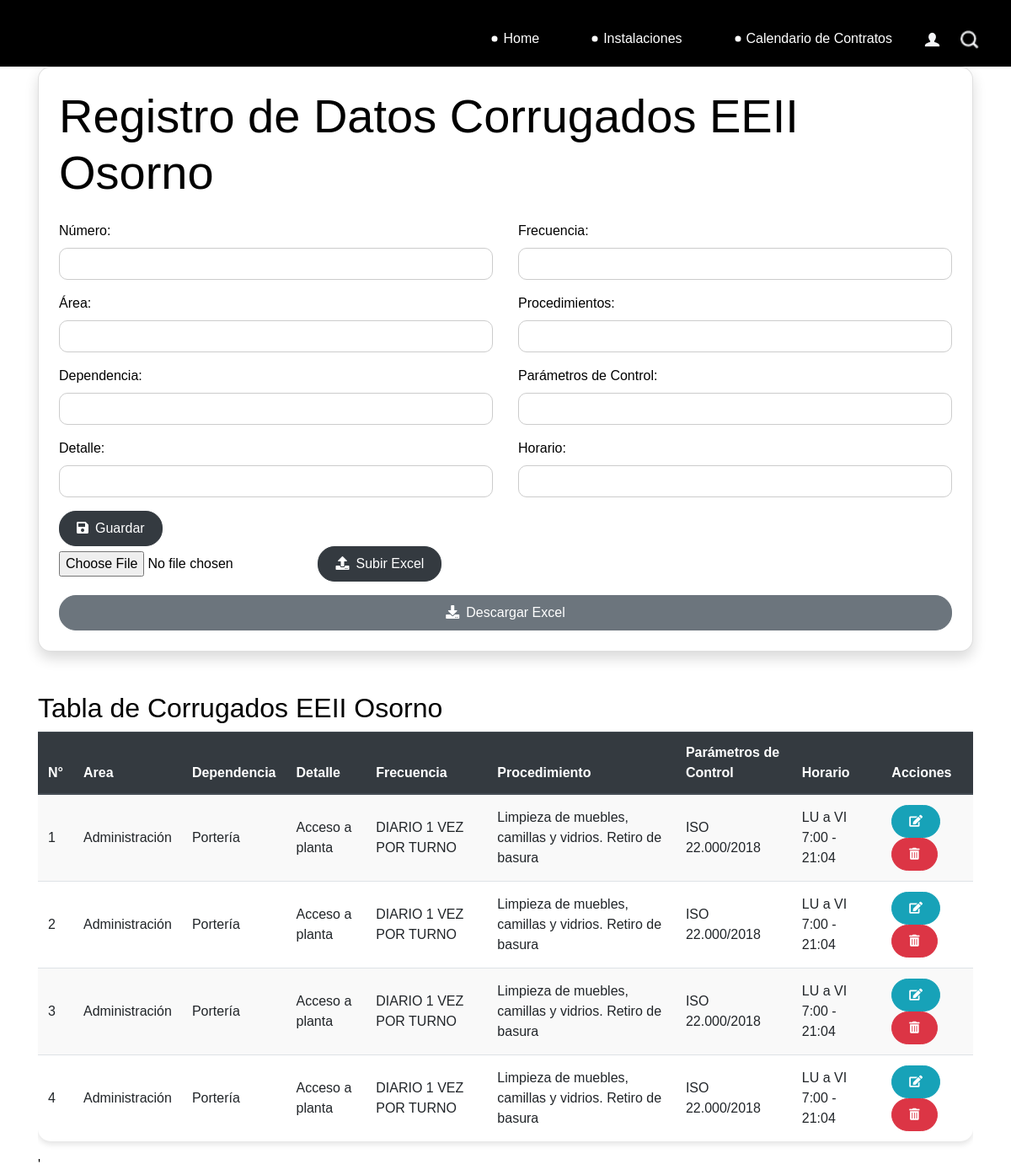
Page /osorno/ on the committed database.
### catalog/models.py (models this page shows)
class Osorno(models.Model):
    numero = models.IntegerField()
    area = models.CharField(max_length=100, default='')
    dependencia = models.CharField(max_length=100)
    detalle = models.TextField()
    frecuencia = models.CharField(max_length=100)
    procedimientos = models.TextField()
    parametro_control = models.CharField(max_length=100)
    horario = models.CharField(max_length=100)
    def __str__(self):
        return f"Número: {self.numero}, Área: {self.area}, Dependencia: {self.dependencia}"
    class Meta:
        db_table = 'osorno'

### catalog/views.py (the view)
# urls.py: path('osorno/', views.osorno, name='osorno'),
def osorno(request):
    if request.method == 'POST':
        if 'archivo_excel' in request.FILES:
            form = OsornoForm(request.POST, request.FILES)
            myfile = request.FILES['archivo_excel']
            df = pd.read_excel(myfile)
            conn = sqlite3.connect('db.sqlite3')
            for index, row in df.iterrows():
                data = Osorno(
                    numero=row['Número'],
                    area=row['Área'],
                    dependencia=row['Dependencia'],
                    detalle=row['Detalle'],
                    frecuencia=row['Frecuencia'],
                    procedimientos=row['Procedimiento'],
                    parametro_control=row['Parámetros de Control'],
                    horario=row['Horario']
                )
                data.save()
            conn.close()
        if 'archivo_excel' in request.FILES:
            form = OsornoForm(request.POST, request.FILES)
        else:
            form = OsornoForm(request.POST)
            if form.is_valid():
                form.save()
                messages.success(request, 'Datos ingresados correctamente.')
                return redirect('osorno')
            else:
                messages.error(request, 'Error al ingresar los datos. Por favor, revise los datos ingresados.')
    else:
        form = OsornoForm()
    osorno = Osorno.objects.all()
    print(osorno)
    return render(request, 'Instalaciones/Biopackaging/Corrugados/EEIIOsorno.html', {'form': form, 'osorno': osorno})

### catalog/forms.py
class OsornoForm(forms.ModelForm):
    class Meta:
        model = Osorno
        fields = '__all__'

### Templates/Instalaciones/Biopackaging/Corrugados/EEIIOsorno.html (shortened to what this page needs)
{% extends 'base.html' %}
{% load static %}
{% block content %}
<div class="container">
    <div class="card p-4 shadow">
        <h1 class="display-4 mb-4">Registro de Datos Corrugados EEII Osorno</h1>
        <form method="post">
            <div class="row">
                <div class="col-md-6">
                    <div class="form-group">
                        <label for="numero">Número:</label>
                        <input type="number" class="form-control" id="numero" name="numero" required>
                    </div>
                    <div class="form-group">
                        <label for="area">Área:</label>
                        <input type="text" class="form-control" id="area" name="area" required>
                    </div>
                    <div class="form-group">
                        <label for="dependencia">Dependencia:</label>
                        <input type="text" class="form-control" id="dependencia" name="dependencia" required>
                    </div>
                    <div class="form-group">
                        <label for="detalle">Detalle:</label>
                        <input type="text" class="form-control" id="detalle" name="detalle" required>
                    </div>
                </div>
                <div class="col-md-6">
                    <div class="form-group">
                        <label for="frecuencia">Frecuencia:</label>
                        <input type="text" class="form-control" id="frecuencia" name="frecuencia" required>
                    </div>
                    <div class="form-group">
                        <label for="procedimientos">Procedimientos:</label>
                        <input type="text" class="form-control" id="procedimientos" name="procedimientos" required>
                    </div>
                    <div class="form-group">
                        <label for="parametro_control">Parámetros de Control:</label>
                        <input type="text" class="form-control" id="parametro_control" name="parametro_control" required>
                    </div>
                    <div class="form-group">
                        <label for="horario">Horario:</label>
                        <input type="text" class="form-control" id="horario" name="horario" required>
                    </div>
                </div>
            </div>
            <button type="submit" class="btn btn-dark"><i class="fa fa-save mr-2"></i>Guardar</button>
        </form>
        <form method="post" enctype="multipart/form-data">
            <input type="file" name="archivo_excel" accept=".xls,.xlsx">
            <button type="submit" class="btn btn-dark"><i class="fa fa-upload mr-2"></i>Subir Excel</button>
        </form>
        <a href="{% url 'descargar_excel_osorno' %}" class="btn btn-secondary mt-3"><i class="fa fa-download mr-2"></i>Descargar Excel</a>
    </div>
</div>
<div class="container mt-5">
    <h2>Tabla de Corrugados EEII Osorno</h2>
    <div class="table-responsive">
        <table class="table table-striped table-hover">
            <thead class="thead-dark">
                <tr>
                    <th scope="col">N°</th>
                    <th scope="col">Area</th>
                    <th scope="col">Dependencia</th>
                    <th scope="col">Detalle</th>
                    <th scope="col">Frecuencia</th>
                    <th scope="col">Procedimiento</th>
                    <th scope="col">Parámetros de Control</th>
                    <th scope="col">Horario</th>
                    <th scope="col">Acciones</th>
                </tr>
            </thead>
        <tbody>
            {% for dato in osorno %}
            <tr>
                <td>{{ dato.numero }}</td>
                <td>{{ dato.area}}</td>
                <td>{{ dato.dependencia }}</td>
                <td>{{ dato.detalle }}</td>
                <td>{{ dato.frecuencia }}</td>
                <td>{{ dato.procedimientos }}</td>
                <td>{{ dato.parametro_control }}</td>
                <td>{{ dato.horario }}</td>
                <td>
                    <a href="{% url 'modificar_osorno' dato.id %}" class="btn btn-info btn-sm"><i class="fas fa-edit"></i></a>
                    <form method="post" action="{% url 'eliminar_osorno' dato.id %}" style="display: inline;">
                        <button type="submit" class="btn btn-danger btn-sm" onclick="return confirm('¿Estás seguro de que deseas eliminar este dato?')"><i class="fas fa-trash-alt"></i></button>
                    </form>
                </td>
            </tr>
            {% endfor %}
        </tbody>
    </table>
</div>
<link rel="stylesheet" href="https://maxcdn.bootstrapcdn.com/bootstrap/4.5.2/css/bootstrap.min.css">
<link rel="stylesheet" href="https://cdnjs.cloudflare.com/ajax/libs/font-awesome/5.15.4/css/all.min.css">
<link rel="stylesheet" href="{% static 'stylecmpc.css' %}">
<link rel="stylesheet" href="{% static 'css/style.css' %}">'
{% endblock %}

### static/css/stylecmpc.css (style rules this page uses)
.card { border-radius: 15px; }
.form-control { border-radius: 10px; border-color: #ccc; }
.btn { border-radius: 20px; padding: 8px 20px; }
.btn-secondary { background-color: #6c757d; border-color: #6c757d; }
.table { border-radius: 15px; box-shadow: 0 4px 6px rgba(0, 0, 0, 0.1); }
.table th, .table td { vertical-align: middle; }
.table th { background-color: #336699; color: #fff; }
.table-striped tbody tr:nth-of-type(odd) { background-color: #f9f9f9; }

### static/css/style.css (style rules this page uses)
body { font-family: "Poppins", sans-serif; color: #000000; background-color: #ffffff; }
a, a:hover, a:focus { text-decoration: none; }
.btn, .btn:focus { outline: none !important; -webkit-box-shadow: none; box-shadow: none; }

### rows in the picture
Osorno: numero "1", area "Administración", dependencia "Portería", detalle "Acceso a planta", frecuencia "DIARIO 1 VEZ POR TURNO", procedimientos "Limpieza de muebles, camillas y vidrios. Retiro de basura", parametro_control "ISO 22.000/2018", horario "LU a VI 7:00 - 21:04"
Osorno: numero "2", area "Administración", dependencia "Portería", detalle "Acceso a planta", frecuencia "DIARIO 1 VEZ POR TURNO", procedimientos "Limpieza de muebles, camillas y vidrios. Retiro de basura", parametro_control "ISO 22.000/2018", horario "LU a VI 7:00 - 21:04"
Osorno: numero "3", area "Administración", dependencia "Portería", detalle "Acceso a planta", frecuencia "DIARIO 1 VEZ POR TURNO", procedimientos "Limpieza de muebles, camillas y vidrios. Retiro de basura", parametro_control "ISO 22.000/2018", horario "LU a VI 7:00 - 21:04"
Osorno: numero "4", area "Administración", dependencia "Portería", detalle "Acceso a planta", frecuencia "DIARIO 1 VEZ POR TURNO", procedimientos "Limpieza de muebles, camillas y vidrios. Retiro de basura", parametro_control "ISO 22.000/2018", horario "LU a VI 7:00 - 21:04"
